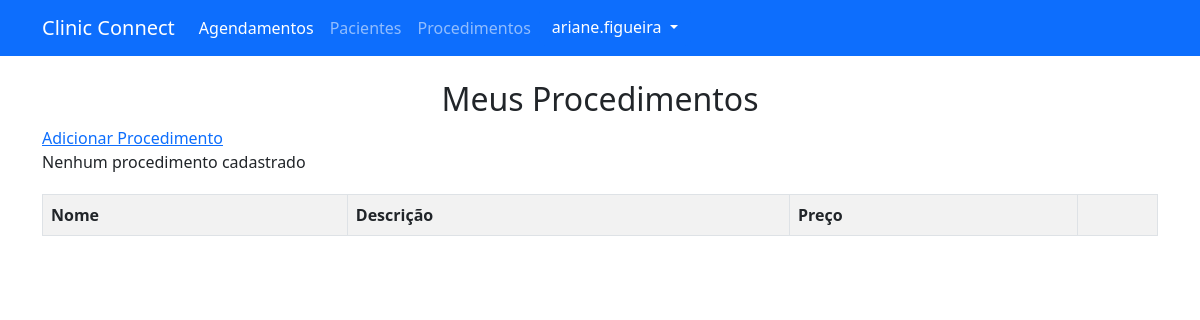
/procedimentos/ (signed in), run on an earlier commit of the app's database.
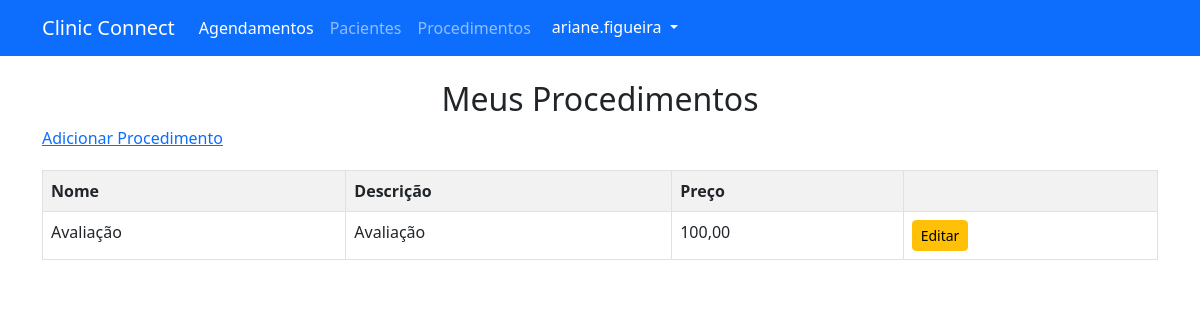
And on a later commit of the database.
### usuarios/models.py (models this page shows, shortened)
class Procedimento(models.Model):
    nome = models.CharField(max_length=100)
    descricao = models.TextField(blank=True, null=True)
    preco = models.DecimalField(max_digits=10, decimal_places=2)
    usuario = models.ForeignKey(UsuarioPersonalizado, on_delete=models.CASCADE)

### usuarios/views.py (the view)
# urls.py: path('procedimentos/', listar_procedimentos, name='listar_procedimentos'),
@login_required
def listar_procedimentos(request):
    procedimentos = Procedimento.objects.filter(usuario=request.user)
    return render(request, 'usuarios/listar_procedimentos.html', {'procedimentos':procedimentos})

### usuarios/templates/usuarios/listar_procedimentos.html (shortened to what this page needs)
{% extends "usuarios/base.html" %}
{% block content %}
<h2>Meus Procedimentos</h2>
<a href="{% url 'cadastrar_procedimento' %}">Adicionar Procedimento</a>
<table class="table table-striped table-bordered">
    <tr>
        <th>Nome</th>
        <th>Descrição</th>
        <th>Preço</th>
        <th></th>
    </tr>
    {% for procedimento in procedimentos %}
        <tr>
            <td>{{ procedimento.nome }}</td>
            <td>{{ procedimento.descricao }}</td>
            <td>{{ procedimento.preco }}</td>
            <td>
                <a href="{% url 'editar_procedimento' procedimento.pk %}" class="btn btn-warning btn-sm">Editar</a>
            </td>
        </tr>
    {% empty %}
        <p>Nenhum procedimento cadastrado</p>
    {% endfor %}
</table>
{% endblock content %}

What changed in the data, as far as the page shows it:
added Procedimento: nome "Avaliação", descricao "Avaliação", preco "100,00"
Also different on the page:
text no longer shown: "Nenhum procedimento cadastrado"
